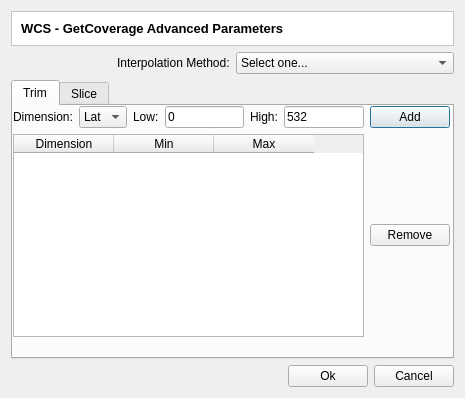
<?xml version="1.0" encoding="UTF-8"?>
<ui version="4.0">
 <class>WCSAdvParamsDialogForm</class>
 <widget class="QDialog" name="WCSAdvParamsDialogForm">
  <property name="geometry">
   <rect>
    <x>0</x>
    <y>0</y>
    <width>465</width>
    <height>398</height>
   </rect>
  </property>
  <property name="windowTitle">
   <string>WCS Advanced Parameters</string>
  </property>
  <layout class="QVBoxLayout" name="verticalLayout" stretch="0,0,0,0">
   <item>
    <widget class="QFrame" name="frame_2">
     <property name="styleSheet">
      <string notr="true">QWidget { background: white }</string>
     </property>
     <property name="frameShape">
      <enum>QFrame::StyledPanel</enum>
     </property>
     <property name="frameShadow">
      <enum>QFrame::Sunken</enum>
     </property>
     <layout class="QVBoxLayout" name="verticalLayout_5">
      <item>
       <widget class="QLabel" name="m_advParamsTitleLabel">
        <property name="font">
         <font>
          <pointsize>10</pointsize>
          <weight>75</weight>
          <bold>true</bold>
         </font>
        </property>
        <property name="text">
         <string>WCS - GetCoverage Advanced Parameters</string>
        </property>
       </widget>
      </item>
     </layout>
    </widget>
   </item>
   <item>
    <layout class="QHBoxLayout" name="horizontalLayout_5">
     <item alignment="Qt::AlignRight">
      <widget class="QLabel" name="label">
       <property name="layoutDirection">
        <enum>Qt::LeftToRight</enum>
       </property>
       <property name="text">
        <string>Interpolation Method:</string>
       </property>
      </widget>
     </item>
     <item>
      <widget class="QComboBox" name="comboBox">
       <item>
        <property name="text">
         <string>Select one...</string>
        </property>
       </item>
      </widget>
     </item>
    </layout>
   </item>
   <item>
    <widget class="QTabWidget" name="tabWidget">
     <property name="currentIndex">
      <number>0</number>
     </property>
     <widget class="QWidget" name="tab">
      <attribute name="title">
       <string>Trim</string>
      </attribute>
      <widget class="QWidget" name="verticalLayoutWidget">
       <property name="geometry">
        <rect>
         <x>0</x>
         <y>0</y>
         <width>437</width>
         <height>231</height>
        </rect>
       </property>
       <layout class="QVBoxLayout" name="m_trimVertLayout">
        <item>
         <layout class="QHBoxLayout" name="horizontalLayout_2">
          <item>
           <widget class="QLabel" name="m_trimDimLabel">
            <property name="text">
             <string>Dimension:</string>
            </property>
           </widget>
          </item>
          <item>
           <widget class="QComboBox" name="m_trimDimComboBox">
            <property name="currentText">
             <string>Lat</string>
            </property>
            <item>
             <property name="text">
              <string>Lat</string>
             </property>
            </item>
           </widget>
          </item>
          <item>
           <widget class="QLabel" name="m_lowValueLabel">
            <property name="text">
             <string>Low:</string>
            </property>
           </widget>
          </item>
          <item>
           <widget class="QLineEdit" name="m_lowValueLineEdit">
            <property name="text">
             <string>0</string>
            </property>
           </widget>
          </item>
          <item>
           <widget class="QLabel" name="m_highValueLabel">
            <property name="text">
             <string>High:</string>
            </property>
           </widget>
          </item>
          <item>
           <widget class="QLineEdit" name="m_highValueLineEdit">
            <property name="text">
             <string>532</string>
            </property>
           </widget>
          </item>
          <item>
           <widget class="QPushButton" name="m_addTrimDimPushButton">
            <property name="text">
             <string>Add</string>
            </property>
           </widget>
          </item>
         </layout>
        </item>
        <item>
         <layout class="QHBoxLayout" name="horizontalLayout">
          <item>
           <widget class="QTableWidget" name="m_trimDimTable">
            <column>
             <property name="text">
              <string>Dimension</string>
             </property>
            </column>
            <column>
             <property name="text">
              <string>Min</string>
             </property>
            </column>
            <column>
             <property name="text">
              <string>Max</string>
             </property>
            </column>
           </widget>
          </item>
          <item>
           <widget class="QPushButton" name="m_trimDimRemoveButton">
            <property name="text">
             <string>Remove</string>
            </property>
           </widget>
          </item>
         </layout>
        </item>
       </layout>
      </widget>
     </widget>
     <widget class="QWidget" name="tab_2">
      <attribute name="title">
       <string>Slice</string>
      </attribute>
      <widget class="QWidget" name="verticalLayoutWidget_2">
       <property name="geometry">
        <rect>
         <x>0</x>
         <y>0</y>
         <width>441</width>
         <height>231</height>
        </rect>
       </property>
       <layout class="QVBoxLayout" name="verticalLayout_2">
        <item>
         <layout class="QHBoxLayout" name="horizontalLayout_3">
          <item>
           <widget class="QLabel" name="m_sliceDimLabel">
            <property name="text">
             <string>Dimension:</string>
            </property>
           </widget>
          </item>
          <item>
           <widget class="QComboBox" name="m_sliceDimComboBox">
            <property name="currentText">
             <string>Lat</string>
            </property>
            <item>
             <property name="text">
              <string>Lat</string>
             </property>
            </item>
           </widget>
          </item>
          <item>
           <widget class="QLabel" name="m_slicePointLabel">
            <property name="text">
             <string>Slice:</string>
            </property>
           </widget>
          </item>
          <item>
           <widget class="QLineEdit" name="m_sliceValueLineEdit"/>
          </item>
          <item>
           <widget class="QPushButton" name="m_addSliceDimButton">
            <property name="text">
             <string>Add</string>
            </property>
           </widget>
          </item>
         </layout>
        </item>
        <item>
         <layout class="QHBoxLayout" name="horizontalLayout_4">
          <item>
           <widget class="QTableWidget" name="m_slideDimTable">
            <column>
             <property name="text">
              <string>Dimension</string>
             </property>
            </column>
            <column>
             <property name="text">
              <string>Slice</string>
             </property>
            </column>
           </widget>
          </item>
          <item>
           <widget class="QPushButton" name="m_sliceRemoveDimButton">
            <property name="text">
             <string>Remove</string>
            </property>
           </widget>
          </item>
         </layout>
        </item>
       </layout>
      </widget>
     </widget>
    </widget>
   </item>
   <item>
    <layout class="QHBoxLayout" name="horizontalLayout_6">
     <item>
      <spacer name="horizontalSpacer">
       <property name="orientation">
        <enum>Qt::Horizontal</enum>
       </property>
       <property name="sizeHint" stdset="0">
        <size>
         <width>40</width>
         <height>20</height>
        </size>
       </property>
      </spacer>
     </item>
     <item>
      <widget class="QPushButton" name="m_okButton">
       <property name="text">
        <string>Ok</string>
       </property>
      </widget>
     </item>
     <item>
      <widget class="QPushButton" name="m_cancelButton">
       <property name="text">
        <string>Cancel</string>
       </property>
      </widget>
     </item>
    </layout>
   </item>
  </layout>
 </widget>
 <resources/>
 <connections/>
</ui>
